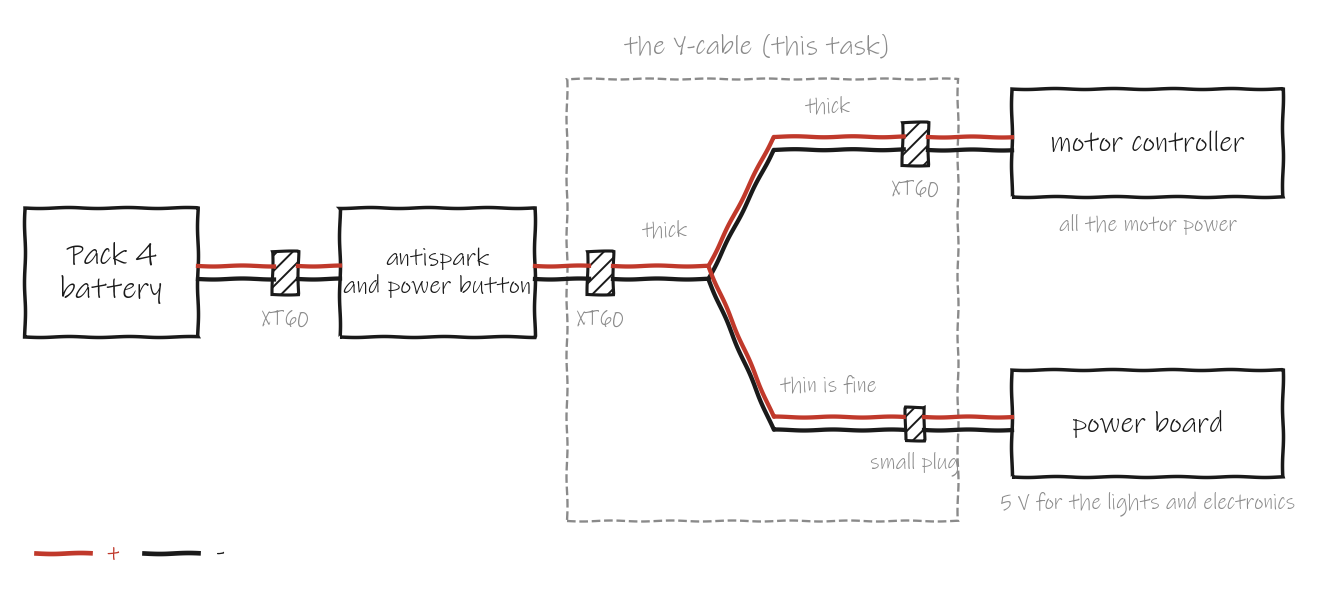

Source code (Python):
# Plain pen sketch: where the Y-cable sits in the power path.
import sys
import matplotlib
matplotlib.use('Agg')
import matplotlib.pyplot as plt
from matplotlib.patches import Rectangle
plt.rcParams['font.family'] = 'Ink Free'
plt.rcParams['path.sketch'] = (0.5, 60, 1.2)
OUT = sys.argv[1]
INK, GRAY, RED = '#1a1a1a', '#8a8a8a', '#c0392b'

fig, ax = plt.subplots(figsize=(12, 5.4), facecolor='white')
ax.set_xlim(0, 120); ax.set_ylim(0, 54); ax.axis('off')


def t(x, y, s, fs=15, c=INK, ha='center'):
    ax.text(x, y, s, fontsize=fs, color=c, ha=ha, va='center')


def box(x, y, w, h, name, fs=16):
    ax.add_patch(Rectangle((x, y - h / 2), w, h, fill=False, ec=INK, lw=1.8))
    t(x + w / 2, y, name, fs=fs)


def cable(xs, ys):
    # a red and a black wire side by side
    ax.plot(xs, [v + 0.6 for v in ys], color=RED, lw=2.2)
    ax.plot(xs, [v - 0.6 for v in ys], color=INK, lw=2.2)


def plug(x, y, name, big=True):
    w, h = (2.4, 4) if big else (1.8, 3)
    ax.add_patch(Rectangle((x - w / 2, y - h / 2), w, h, fill=False, ec=INK, lw=1.6, hatch='///'))
    t(x, y - h / 2 - 2.2, name, fs=11, c=GRAY)


Y0 = 30
box(1, Y0, 16, 12, 'Pack 4\nbattery')
cable([17, 24], [Y0, Y0]); plug(25, Y0, 'XT60')
cable([26.2, 30], [Y0, Y0])
box(30, Y0, 18, 12, 'antispark\nand power button', fs=13)
cable([48, 53], [Y0, Y0]); plug(54, Y0, 'XT60')

# the Y-cable itself
cable([55.2, 64], [Y0, Y0])
ax.add_patch(Rectangle((51, 7), 36, 41, fill=False, ec=GRAY, lw=1.2, ls='--'))
t(68.5, 51, 'the Y-cable (this task)', fs=14, c=GRAY)
t(60, Y0 + 4, 'thick', fs=11, c=GRAY)
cable([64, 70, 82], [Y0, 42, 42]); plug(83, 42, 'XT60')
cable([64, 70, 82], [Y0, 16, 16]); plug(83, 16, 'small plug', big=False)
t(75, 45.5, 'thick', fs=11, c=GRAY)
t(75, 19.5, 'thin is fine', fs=11, c=GRAY)

cable([84.2, 92], [42, 42])
box(92, 42, 25, 10, 'motor controller', fs=15)
t(104.5, 34.5, 'all the motor power', fs=11, c=GRAY)
cable([83.9, 92], [16, 16])
box(92, 16, 25, 10, 'power board', fs=15)
t(104.5, 8.5, '5 V for the lights and electronics', fs=11, c=GRAY)

ax.plot([2, 7], [4, 4], color=RED, lw=2.4); t(8.5, 4, '+', fs=14, c=RED, ha='left')
ax.plot([12, 17], [4, 4], color=INK, lw=2.4); t(18.5, 4, '-', fs=14, ha='left')
fig.savefig(OUT, dpi=140, bbox_inches='tight', facecolor='white')
